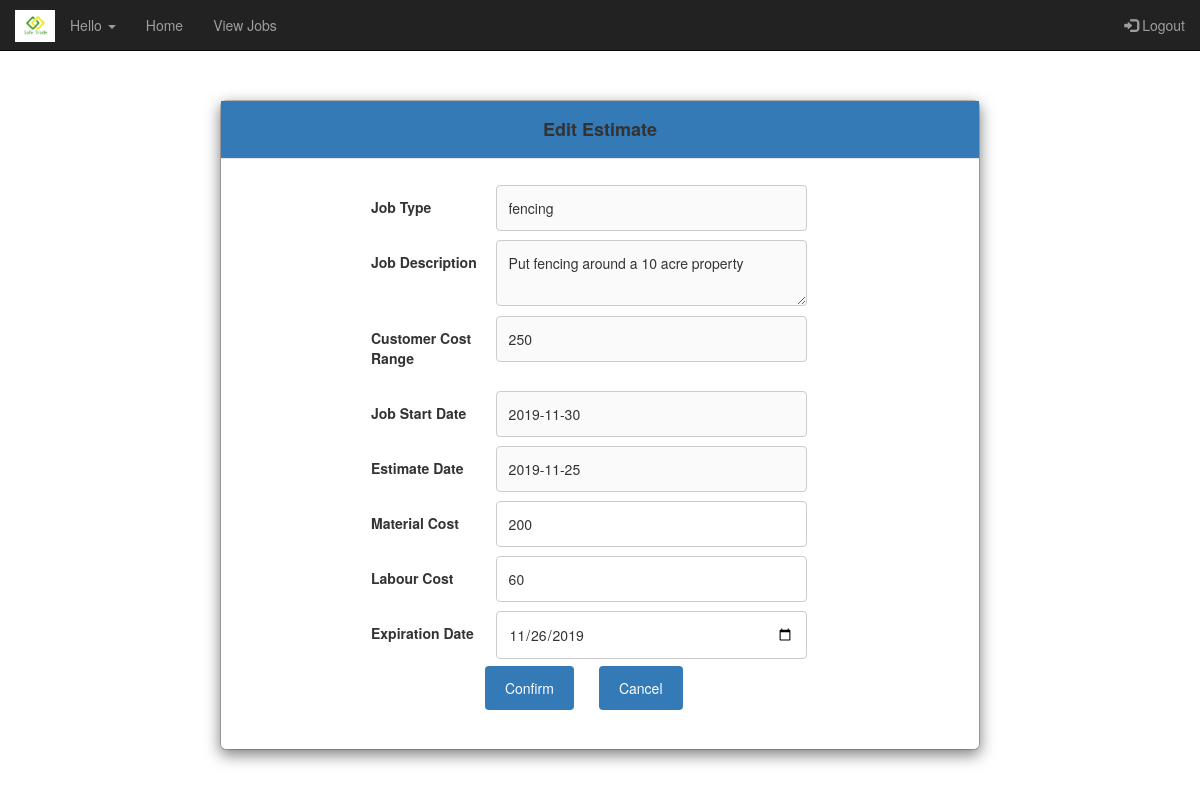
Page /editEstimate.php?id=61 on the earlier database version.
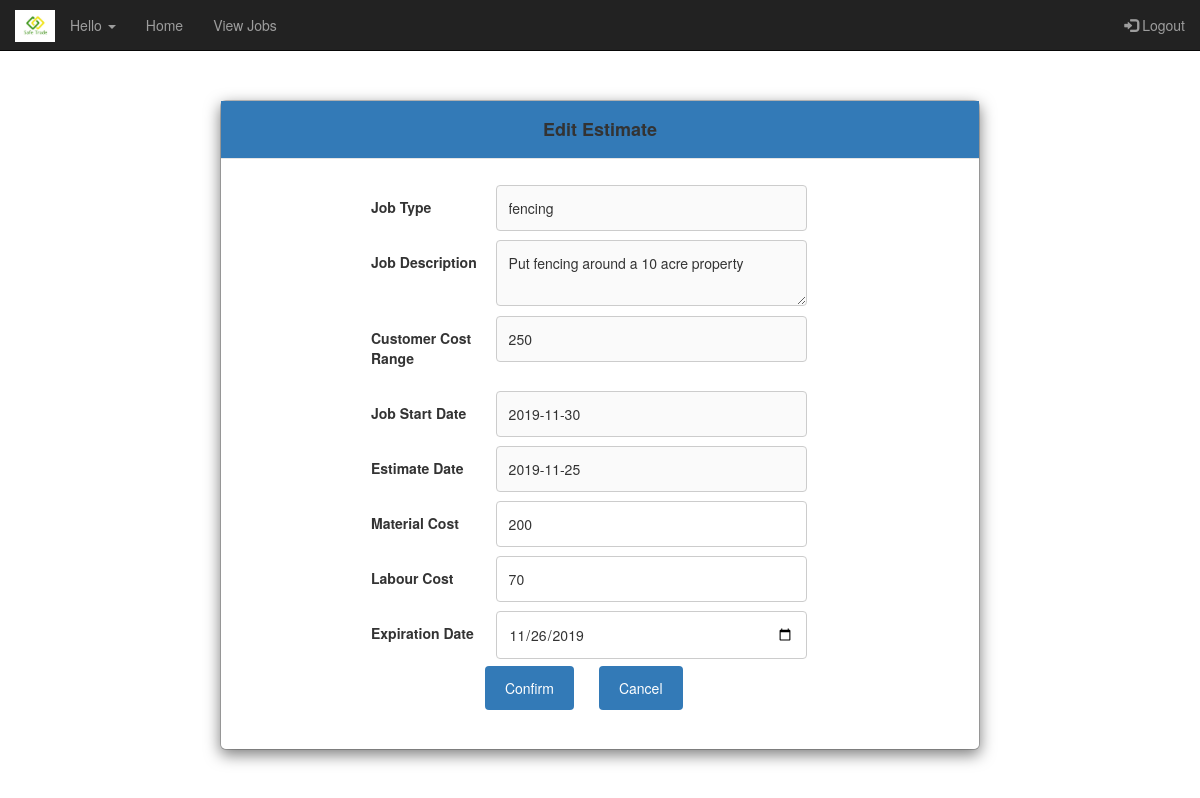
Same page on the later database version.
### tables this page shows
CREATE TABLE `estimatedetails` (
  `EstimateId` int(11) NOT NULL,
  `JobId` int(11) NOT NULL,
  `TId` int(11) NOT NULL,
  `LabourCost` double NOT NULL,
  `MaterialCost` double NOT NULL,
  `TotalCost` double NOT NULL,
  `ExpirationDate` date NOT NULL,
  `IsAccepted` int(11) NOT NULL,
  `IsDeleted` int(11) NOT NULL
);

### classes/Estimate.php (called while the page is built, shortened)
<?php
class Estimate{
  private $mcost = "";
  private $lcost = "";
  private $expdate = null;
  public function __construct($eid, $jid,$tid,$mcost, $lcost, $tcost, $expdate,$isaccepted,$isdeleted){
    $this->mcost = $mcost;
    $this->lcost = $lcost;
    $this->expdate = $expdate;
  }
  public static function find($mysqli, $eid){
    $result = false;
    $sql = sprintf("select * from estimatedetails where Isdeleted=0 and EstimateId=%s", $eid);
    $qresult = $mysqli->query($sql);
    if ($qresult){
      if ($qresult->num_rows == 1){
        $row = $qresult->fetch_assoc();
        $estimate = new Estimate($row['EstimateId'], $row['JobId'],$row['TId'], $row['MaterialCost'], $row['LabourCost'], $row['TotalCost'], $row['ExpirationDate'],$row['IsAccepted'],$row['IsDeleted']);
        $result = $estimate;
      }
    }
    return $result;
  }
  public function getExpirationDate(){
    return $this->expdate;
  }
  public function getMaterialCost(){
    return $this->mcost;
  }
  public function getLabourCost(){
    return $this->lcost;
  }
}
?>

### editEstimate.php (the view, shortened to what the changed rows need)
<?php
require_once("headers.php");
if(!isset($_GET['id']))
{
    $estimate=Estimate::find($mysqli,$_GET['eid']);
}
else{
    $estimate=Estimate::find($mysqli,$_GET['id']);
}
?>
<html>
<head>
     <link rel="stylesheet" href="https://maxcdn.bootstrapcdn.com/bootstrap/3.4.0/css/bootstrap.min.css">
</head>
<body>
               <div class="modal-content" style="height: 650px;">
					<form method="post" id="insert_form" action="editEstimateDB.php">
                         <div class="row"><div class="col-25"><label>Material Cost</label></div> <div class="col-75"><input name="mcost" type="number" value="<?php echo $estimate->getMaterialCost();?>"></div></div>
                         <div class="row"><div class="col-25"><label>Labour Cost</label></div> <div class="col-75"><input name="lcost" type="number" value="<?php echo $estimate->getLabourCost();?>"></div></div>
                         <div class="row"><div class="col-25"><label>Expiration Date</label></div> <div class="col-75"><input name="expdate" type="date" value="<?php echo $estimate->getExpirationDate();?>"></div></div>
					</form>
               </div>
</body>
</html>

Differences in the rows shown:
changed estimatedetails: lcost "60" → "70"
